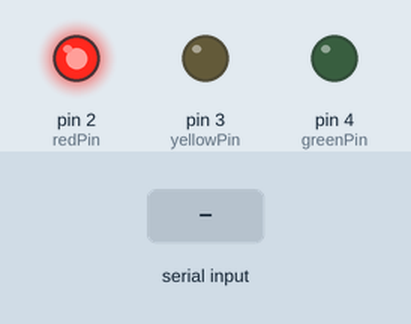
Simulated run of this sketch. Board: Arduino Uno, built with avr-gcc and run on an emulated ATmega328P. Parts: output pins drawn as LEDs (lit = HIGH). Dashed ring = blinking. Inputs (shaded band) come from the test bench.

Above: at 1.2 s.
1.3 s: "Y" received over Serial
At 1.45 s:
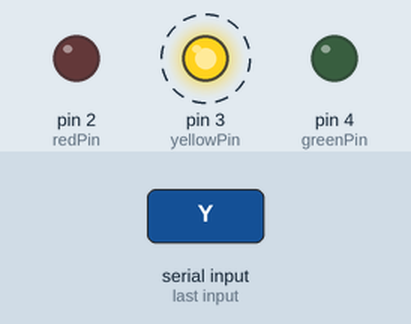
4.3 s: "G" received over Serial
At 5.3 s:
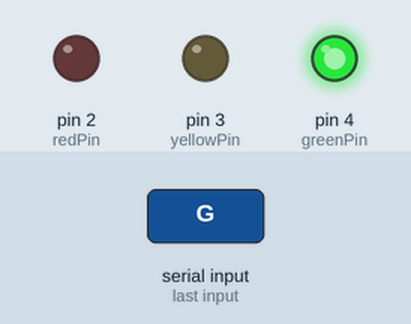
5.8 s: "R" received over Serial
At 6.4 s:
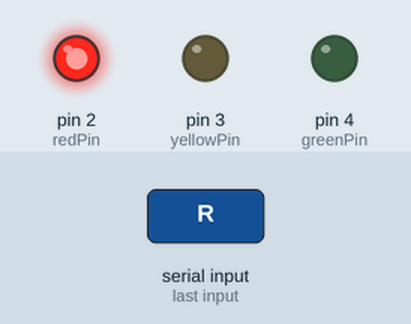
7.3 s: "N" received over Serial
At 7.6 s:
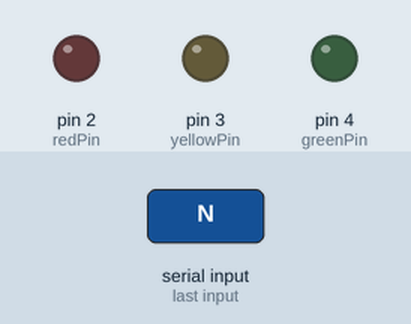
Timing chart, 0 to 9.8 s (numbered marks = the images above; inputs shaded):
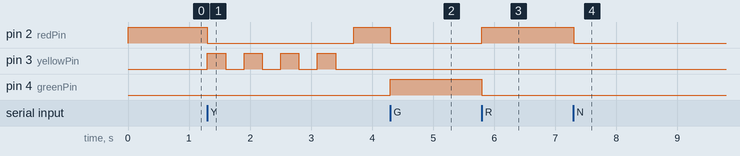

Measured:
- after the input at 1.3 s, pin 2 (redPin): HIGH → LOW at once, → HIGH 2.4 s later; pin 3 (yellowPin): alternates HIGH for 0.30 s and LOW for 0.30 s, 8 changes in all, then stays LOW, starting at once
- after the input at 4.3 s, pin 2 (redPin): HIGH → LOW at once; pin 4 (greenPin): LOW → HIGH at once
- after the input at 5.8 s, pin 2 (redPin): LOW → HIGH at once; pin 4 (greenPin): HIGH → LOW at once
- after the input at 7.3 s, pin 2 (redPin): HIGH → LOW at once

The sketch:

traffic.ino
```cpp
int redPin = 2;
int yellowPin = 3;
int greenPin = 4;

void setup() {
  pinMode(redPin, OUTPUT);
  pinMode(yellowPin, OUTPUT);
  pinMode(greenPin, OUTPUT);

  Serial.begin(9600);
  setLights('R');
}

void loop() {
  if (Serial.available() > 0) {
    char cmd = Serial.read();
    if (cmd == 'R' || cmd == 'G' || cmd == 'Y' || cmd == 'N') {
      setLights(cmd);
    }
  }
}

void setLights(char mode) {
  digitalWrite(redPin, LOW);
  digitalWrite(yellowPin, LOW);
  digitalWrite(greenPin, LOW);

  if (mode == 'R') {
    digitalWrite(redPin, HIGH);
  }
  else if (mode == 'G') {
    digitalWrite(greenPin, HIGH);
  }
  else if (mode == 'Y') {
    unsigned long start = millis();
    while (millis() - start < 2000) {
      digitalWrite(yellowPin, HIGH);
      delay(300);
      digitalWrite(yellowPin, LOW);
      delay(300);
    }
    digitalWrite(redPin, HIGH);
  }
}
```
